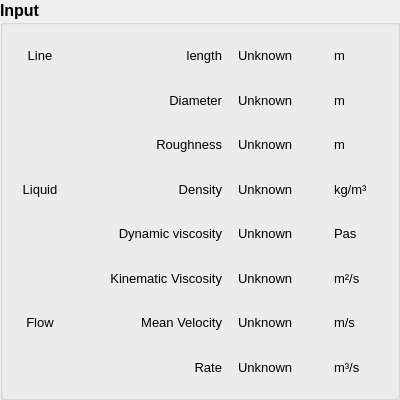
   <widget class="QGroupBox" name="Input_Values">
    <property name="geometry">
     <rect>
      <x>10</x>
      <y>210</y>
      <width>400</width>
      <height>400</height>
     </rect>
    </property>
    <property name="font">
     <font>
      <pointsize>12</pointsize>
      <weight>75</weight>
      <bold>true</bold>
     </font>
    </property>
    <property name="title">
     <string>Input </string>
    </property>
    <layout class="QGridLayout" name="gridLayout_2" columnminimumwidth="0,150,100,0">
     <item row="0" column="0">
      <widget class="QLabel" name="label_38">
       <property name="font">
        <font>
         <pointsize>10</pointsize>
         <weight>50</weight>
         <bold>false</bold>
        </font>
       </property>
       <property name="text">
        <string>Line</string>
       </property>
       <property name="alignment">
        <set>Qt::AlignCenter</set>
       </property>
      </widget>
     </item>
     <item row="0" column="1">
      <widget class="QLabel" name="label">
       <property name="font">
        <font>
         <pointsize>10</pointsize>
         <weight>50</weight>
         <bold>false</bold>
        </font>
       </property>
       <property name="text">
        <string>length</string>
       </property>
       <property name="alignment">
        <set>Qt::AlignRight|Qt::AlignTrailing|Qt::AlignVCenter</set>
       </property>
      </widget>
     </item>
     <item row="0" column="2">
      <widget class="QLabel" name="Line_length_4Calc">
       <property name="font">
        <font>
         <pointsize>10</pointsize>
         <weight>50</weight>
         <bold>false</bold>
        </font>
       </property>
       <property name="text">
        <string>Unknown</string>
       </property>
       <property name="indent">
        <number>10</number>
       </property>
      </widget>
     </item>
     <item row="0" column="3">
      <widget class="QLabel" name="label_50">
       <property name="font">
        <font>
         <pointsize>10</pointsize>
         <weight>50</weight>
         <bold>false</bold>
        </font>
       </property>
       <property name="text">
        <string>m</string>
       </property>
      </widget>
     </item>
     <item row="1" column="1">
      <widget class="QLabel" name="label_27">
       <property name="font">
        <font>
         <pointsize>10</pointsize>
         <weight>50</weight>
         <bold>false</bold>
        </font>
       </property>
       <property name="text">
        <string>Diameter</string>
       </property>
       <property name="alignment">
        <set>Qt::AlignRight|Qt::AlignTrailing|Qt::AlignVCenter</set>
       </property>
      </widget>
     </item>
     <item row="1" column="2">
      <widget class="QLabel" name="Line_Diameter_4Calc">
       <property name="font">
        <font>
         <pointsize>10</pointsize>
         <weight>50</weight>
         <bold>false</bold>
        </font>
       </property>
       <property name="text">
        <string>Unknown</string>
       </property>
       <property name="indent">
        <number>10</number>
       </property>
      </widget>
     </item>
     <item row="1" column="3">
      <widget class="QLabel" name="label_46">
       <property name="font">
        <font>
         <pointsize>10</pointsize>
         <weight>50</weight>
         <bold>false</bold>
        </font>
       </property>
       <property name="text">
        <string>m</string>
       </property>
      </widget>
     </item>
     <item row="2" column="1">
      <widget class="QLabel" name="label_28">
       <property name="font">
        <font>
         <pointsize>10</pointsize>
         <weight>50</weight>
         <bold>false</bold>
        </font>
       </property>
       <property name="text">
        <string>Roughness</string>
       </property>
       <property name="alignment">
        <set>Qt::AlignRight|Qt::AlignTrailing|Qt::AlignVCenter</set>
       </property>
      </widget>
     </item>
     <item row="2" column="2">
      <widget class="QLabel" name="Line_WallRoughness_4Calc">
       <property name="font">
        <font>
         <pointsize>10</pointsize>
         <weight>50</weight>
         <bold>false</bold>
        </font>
       </property>
       <property name="text">
        <string>Unknown</string>
       </property>
       <property name="indent">
        <number>10</number>
       </property>
      </widget>
     </item>
     <item row="2" column="3">
      <widget class="QLabel" name="label_47">
       <property name="font">
        <font>
         <pointsize>10</pointsize>
         <weight>50</weight>
         <bold>false</bold>
        </font>
       </property>
       <property name="text">
        <string>m</string>
       </property>
      </widget>
     </item>
     <item row="3" column="0">
      <widget class="QLabel" name="label_41">
       <property name="font">
        <font>
         <pointsize>10</pointsize>
         <weight>50</weight>
         <bold>false</bold>
        </font>
       </property>
       <property name="text">
        <string>Liquid</string>
       </property>
       <property name="alignment">
        <set>Qt::AlignCenter</set>
       </property>
      </widget>
     </item>
     <item row="3" column="1">
      <widget class="QLabel" name="label_33">
       <property name="font">
        <font>
         <pointsize>10</pointsize>
         <weight>50</weight>
         <bold>false</bold>
        </font>
       </property>
       <property name="text">
        <string>Density</string>
       </property>
       <property name="alignment">
        <set>Qt::AlignRight|Qt::AlignTrailing|Qt::AlignVCenter</set>
       </property>
      </widget>
     </item>
     <item row="3" column="2">
      <widget class="QLabel" name="Liquid_Density_4Calc">
       <property name="font">
        <font>
         <pointsize>10</pointsize>
         <weight>50</weight>
         <bold>false</bold>
        </font>
       </property>
       <property name="text">
        <string>Unknown</string>
       </property>
       <property name="indent">
        <number>10</number>
       </property>
      </widget>
     </item>
     <item row="3" column="3">
      <widget class="QLabel" name="label_48">
       <property name="font">
        <font>
         <pointsize>10</pointsize>
         <weight>50</weight>
         <bold>false</bold>
        </font>
       </property>
       <property name="text">
        <string>kg/m³</string>
       </property>
      </widget>
     </item>
     <item row="4" column="1">
      <widget class="QLabel" name="label_34">
       <property name="font">
        <font>
         <pointsize>10</pointsize>
         <weight>50</weight>
         <bold>false</bold>
        </font>
       </property>
       <property name="text">
        <string>Dynamic viscosity</string>
       </property>
       <property name="alignment">
        <set>Qt::AlignRight|Qt::AlignTrailing|Qt::AlignVCenter</set>
       </property>
      </widget>
     </item>
     <item row="4" column="2">
      <widget class="QLabel" name="Liquid_ViscDyn_4Calc">
       <property name="font">
        <font>
         <pointsize>10</pointsize>
         <weight>50</weight>
         <bold>false</bold>
        </font>
       </property>
       <property name="text">
        <string>Unknown</string>
       </property>
       <property name="indent">
        <number>10</number>
       </property>
      </widget>
     </item>
     <item row="4" column="3">
      <widget class="QLabel" name="label_53">
       <property name="font">
        <font>
         <pointsize>10</pointsize>
         <weight>50</weight>
         <bold>false</bold>
        </font>
       </property>
       <property name="text">
        <string>Pas</string>
       </property>
      </widget>
     </item>
     <item row="5" column="1">
      <widget class="QLabel" name="label_35">
       <property name="font">
        <font>
         <pointsize>10</pointsize>
         <weight>50</weight>
         <bold>false</bold>
        </font>
       </property>
       <property name="text">
        <string>Kinematic Viscosity</string>
       </property>
       <property name="alignment">
        <set>Qt::AlignRight|Qt::AlignTrailing|Qt::AlignVCenter</set>
       </property>
      </widget>
     </item>
     <item row="5" column="2">
      <widget class="QLabel" name="Liquid_ViscKin_4Calc">
       <property name="font">
        <font>
         <pointsize>10</pointsize>
         <weight>50</weight>
         <bold>false</bold>
        </font>
       </property>
       <property name="text">
        <string>Unknown</string>
       </property>
       <property name="indent">
        <number>10</number>
       </property>
      </widget>
     </item>
     <item row="5" column="3">
      <widget class="QLabel" name="label_52">
       <property name="font">
        <font>
         <pointsize>10</pointsize>
         <weight>50</weight>
         <bold>false</bold>
        </font>
       </property>
       <property name="text">
        <string>m²/s</string>
       </property>
      </widget>
     </item>
     <item row="6" column="0">
      <widget class="QLabel" name="label_44">
       <property name="font">
        <font>
         <pointsize>10</pointsize>
         <weight>50</weight>
         <bold>false</bold>
        </font>
       </property>
       <property name="text">
        <string>Flow</string>
       </property>
       <property name="alignment">
        <set>Qt::AlignCenter</set>
       </property>
      </widget>
     </item>
     <item row="6" column="1">
      <widget class="QLabel" name="label_36">
       <property name="font">
        <font>
         <pointsize>10</pointsize>
         <weight>50</weight>
         <bold>false</bold>
        </font>
       </property>
       <property name="text">
        <string>Mean Velocity</string>
       </property>
       <property name="alignment">
        <set>Qt::AlignRight|Qt::AlignTrailing|Qt::AlignVCenter</set>
       </property>
      </widget>
     </item>
     <item row="6" column="2">
      <widget class="QLabel" name="Flow_Velocity_4Calc">
       <property name="font">
        <font>
         <pointsize>10</pointsize>
         <weight>50</weight>
         <bold>false</bold>
        </font>
       </property>
       <property name="text">
        <string>Unknown</string>
       </property>
       <property name="indent">
        <number>10</number>
       </property>
      </widget>
     </item>
     <item row="6" column="3">
      <widget class="QLabel" name="label_51">
       <property name="font">
        <font>
         <pointsize>10</pointsize>
         <weight>50</weight>
         <bold>false</bold>
        </font>
       </property>
       <property name="text">
        <string>m/s</string>
       </property>
      </widget>
     </item>
     <item row="7" column="1">
      <widget class="QLabel" name="label_37">
       <property name="font">
        <font>
         <pointsize>10</pointsize>
         <weight>50</weight>
         <bold>false</bold>
        </font>
       </property>
       <property name="text">
        <string>Rate</string>
       </property>
       <property name="alignment">
        <set>Qt::AlignRight|Qt::AlignTrailing|Qt::AlignVCenter</set>
       </property>
      </widget>
     </item>
     <item row="7" column="2">
      <widget class="QLabel" name="Flow_Rate_4Calc">
       <property name="font">
        <font>
         <pointsize>10</pointsize>
         <weight>50</weight>
         <bold>false</bold>
        </font>
       </property>
       <property name="text">
        <string>Unknown</string>
       </property>
       <property name="indent">
        <number>10</number>
       </property>
      </widget>
     </item>
     <item row="7" column="3">
      <widget class="QLabel" name="label_49">
       <property name="font">
        <font>
         <pointsize>10</pointsize>
         <weight>50</weight>
         <bold>false</bold>
        </font>
       </property>
       <property name="text">
        <string>m³/s</string>
       </property>
      </widget>
     </item>
    </layout>
   </widget>
